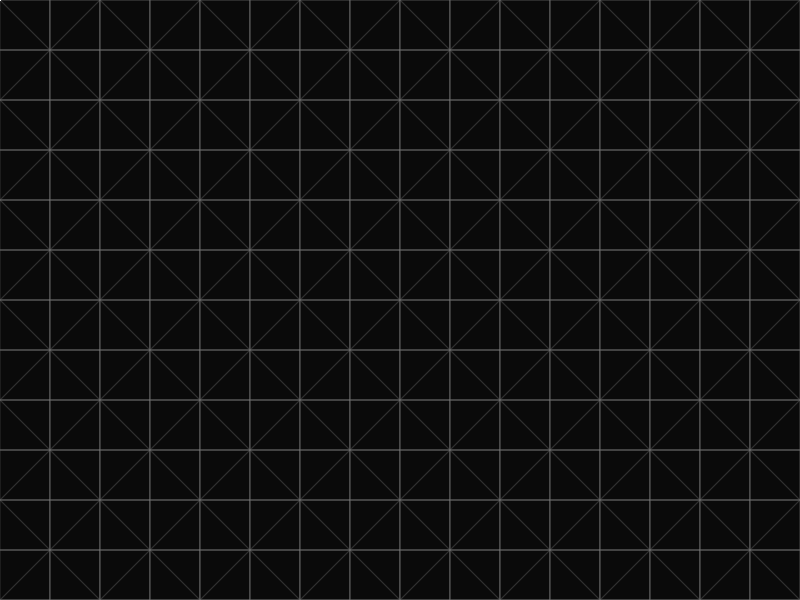
Frame 1 (no input)
Frame 60 (no input): identical to frame 1, image omitted
Frame 120 (the mouse pressed at the canvas centre since frame 60): identical to frame 1, image omitted

The p5.js sketch that drew this single still picture (run headless with seeded random() and noise() and a simulated clock; from frame 60 on, the mouse is pressed at the canvas centre):

// p5.js sketch
// ── sketch.js
/**
 * TODO
 * 
 * By Professor Jon E. Froehlich
 * https://jonfroehlich.github.io/
 * http://makeabilitylab.cs.washington.edu
 **/

const TriangleDir = {
  TopLeft: 'TopLeft',
  TopRight: 'TopRight',
  BottomLeft: 'BottomLeft',
  BottomRight: 'BottomRight'
};

const TRIANGLE_SIZE = 50;
const MAKELAB_GRID_ROWS = 4;
const MAKELAB_GRID_COLS = 6;

const DEBUG = true;

let makeLabLogo = null;
let makeLabGrid = null;

function setup() {
  createCanvas(800, 600);
  
  angleMode(DEGREES); 

  makeLabLogo = new MakeabilityLabLogo(5*TRIANGLE_SIZE, 4*TRIANGLE_SIZE);
  makeLabGrid = createMakeabilityLabGrid();
}

function createMakeabilityLabGrid(){
  const numGridRows = floor(width / TRIANGLE_SIZE);
  const numGridColumns = floor(width / TRIANGLE_SIZE);

  let grid = new Array(numGridRows);

  for(let row = 0; row < grid.length; row++){
    grid[row] = new Array(numGridColumns);
    for(let col = 0; col < grid[row].length; col++){
      let triDir = TriangleDir.TopLeft;
      if((row % 2 == 0 && col % 2 == 0) || (row % 2 != 0 && col % 2 != 0)){
        triDir = TriangleDir.TopRight;
      }
      let cell = Cell.createCell(col * TRIANGLE_SIZE, row * TRIANGLE_SIZE, TRIANGLE_SIZE, triDir);

      cell.tri1.strokeColor = color(100, 100, 100, 100);
      cell.tri2.strokeColor = color(100, 100, 100, 100);
      grid[row][col] = cell;
    }
  }
  return grid;
}





function draw() {
  background(10);
  // makeLabGrid[0][0].draw();
  // makeLabGrid[0][1].draw();
  for(let row = 0; row < makeLabGrid.length; row++){
    for(let col = 0; col < makeLabGrid[row].length; col++){
      makeLabGrid[row][col].draw();
    }
  }

  makeLabLogo.draw();
  
}
// ── cell.js
class Cell {
  constructor(triangle1, triangle2) {
    this.tri1 = triangle1;
    this.tri2 = triangle2;
  }

  get x() {
    return this.tri1.x;
  }

  get y() {
    return this.tri1.y;
  }

  get size() {
    return this.tri1.size;
  }

  draw() {
    if (this.tri1.visible) {
      this.tri1.draw();
    }

    if (this.tri2.visible) {
      this.tri2.draw();
    }
  }

  static createEmptyCell(x, y, size) {
    let tri1 = new Triangle(x, y, size, TriangleDir.TopLeft);
    let tri2 = new Triangle(x, y, size, Triangle.getOppositeDirection(TriangleDir.TopLeft));
    tri1.visible = false;
    tri2.visible = false;
    return new Cell(tri1, tri2);
  }

  static createCellWithTopTriangleOnly(x, y, size, topTriangleDir) {
    let tri1 = new Triangle(x, y, size, topTriangleDir);
    let tri2 = new Triangle(x, y, size, Triangle.getOppositeDirection(topTriangleDir));
    tri2.visible = false;
    return new Cell(tri1, tri2);
  }

  static createCellWithBottomTriangleOnly(x, y, size, botTriangleDir) {
    let tri1 = new Triangle(x, y, size, Triangle.getOppositeDirection(botTriangleDir));
    let tri2 = new Triangle(x, y, size, botTriangleDir);
    tri1.visible = false;
    return new Cell(tri1, tri2);
  }

  static createCell(x, y, size, triangle1Dir, triangle2Dir) {
    let tri1 = new Triangle(x, y, size, triangle1Dir);

    if (!triangle2Dir) {
      triangle2Dir = Triangle.getOppositeDirection(triangle1Dir);
    }
    let tri2 = new Triangle(x, y, size, triangle2Dir);
    return new Cell(tri1, tri2);
  }
}
// ── grid.js
class Grid{
  constructor(triangleSize, strokeColor = color(100, 100, 100, 50), fillColor = null){
    this.gridArray = Grid.createGrid(triangleSize, strokeColor, fillColor);
    this.visible = true;
  }

  draw(){
    for(let row = 0; row < this.gridArray.length; row++){
      for(let col = 0; col < this.gridArray[row].length; col++){
        this.gridArray[row][col].draw();
      }
    }
  }

  setStrokeColor(strokeColor){
    for(let row = 0; row < this.gridArray.length; row++){
      for(let col = 0; col < this.gridArray[row].length; col++){
        this.gridArray[row][col].tri1.strokeColor = strokeColor;
        this.gridArray[row][col].tri2.strokeColor = strokeColor;
      }
    }
  }
  
  setFillColor(fillColor){
    for(let row = 0; row < this.gridArray.length; row++){
      for(let col = 0; col < this.gridArray[row].length; col++){
        this.gridArray[row][col].tri1.fillColor = fillColor;
        this.gridArray[row][col].tri2.fillColor = fillColor;
      }
    }
  }


  static createGrid(triangleSize, strokeColor, fillColor){

    const numGridRows = floor(width / triangleSize);
    const numGridColumns = floor(width / triangleSize);
  
    let grid = new Array(numGridRows);
  
    for(let row = 0; row < grid.length; row++){
      grid[row] = new Array(numGridColumns);
      for(let col = 0; col < grid[row].length; col++){
        let triDir = TriangleDir.TopLeft;
        if((row % 2 == 0 && col % 2 == 0) || (row % 2 != 0 && col % 2 != 0)){
          triDir = TriangleDir.TopRight;
        }
        let cell = Cell.createCell(col * triangleSize, row * triangleSize, triangleSize, triDir);
  
        cell.tri1.strokeColor = strokeColor;
        cell.tri2.strokeColor = strokeColor;

        if(fillColor){
          cell.tri1.fillColor = fillColor;
          cell.tri2.fillColor = fillColor;
        }

        grid[row][col] = cell;
      }
    }
    return grid;
  }
}
// ── makelab-logo.js
class MakeabilityLabLogo {

  constructor(x, y, triangleSize) {
    this.makeLabLogo = MakeabilityLabLogo.createMakeabilityLabLogo(x, y, triangleSize);

  }

  draw() {
    for (let row = 0; row < this.makeLabLogo.length; row++) {
      if (this.makeLabLogo[row]) {
        for (let col = 0; col < this.makeLabLogo[row].length; col++) {
          if (this.makeLabLogo[row][col]) {
            this.makeLabLogo[row][col].draw();
          }
        }
      }
    }
  }

  static createMakeabilityLabLogo(x, y, triangleSize) {
    let mlLogo = new Array(MAKELAB_GRID_ROWS);

    // Initialize the make lab logo grid
    for (let row = 0; row < mlLogo.length; row++) {
      mlLogo[row] = new Array(MAKELAB_GRID_COLS);
    }

    mlLogo[0] = MakeabilityLabLogo.createMakeabilityLabTopRow(x, y, triangleSize);

    y += triangleSize;
    mlLogo[1] = MakeabilityLabLogo.createMakeabilityLab2ndRow(x, y, triangleSize);

    y += triangleSize;
    mlLogo[2] = MakeabilityLabLogo.createMakeabilityLab3rdRow(x, y, triangleSize);

    y += triangleSize;
    mlLogo[3] = MakeabilityLabLogo.createMakeabilityLabBottomRow(x, y, triangleSize);

    return mlLogo;
  }

  static createMakeabilityLabTopRow(x, y, triangleSize) {
    let topRow = new Array(MAKELAB_GRID_COLS);
    let col = 0;
    topRow[col++] = Cell.createCellWithBottomTriangleOnly(x, y, triangleSize, TriangleDir.BottomRight);

    x += triangleSize;
    topRow[col++] = Cell.createCellWithBottomTriangleOnly(x, y, triangleSize, TriangleDir.BottomLeft);

    x += triangleSize;
    topRow[col++] = Cell.createEmptyCell(x, y, triangleSize);

    x += triangleSize;
    topRow[col++] = Cell.createEmptyCell(x, y, triangleSize);

    x += triangleSize;
    topRow[col++] = Cell.createCellWithBottomTriangleOnly(x, y, triangleSize, TriangleDir.BottomRight);

    x += triangleSize;
    topRow[col++] = Cell.createCellWithBottomTriangleOnly(x, y, triangleSize, TriangleDir.BottomLeft);

    return topRow;
  }

  static createMakeabilityLab2ndRow(x, y, triangleSize) {
    let row2 = new Array(MAKELAB_GRID_COLS);
    let col = 0;
    row2[col++] = Cell.createCell(x, y, triangleSize, TriangleDir.BottomLeft, TriangleDir.TopRight);

    x += triangleSize;
    row2[col++] = Cell.createCell(x, y, triangleSize, TriangleDir.TopLeft, TriangleDir.BottomRight);

    x += triangleSize;
    row2[col++] = Cell.createCellWithBottomTriangleOnly(x, y, triangleSize, TriangleDir.BottomLeft);

    x += triangleSize;
    row2[col++] = Cell.createCellWithBottomTriangleOnly(x, y, triangleSize, TriangleDir.BottomRight);

    x += triangleSize;
    row2[col++] = Cell.createCell(x, y, triangleSize, TriangleDir.BottomLeft, TriangleDir.TopRight);

    x += triangleSize;
    row2[col++] = Cell.createCell(x, y, triangleSize, TriangleDir.TopLeft, TriangleDir.BottomRight);

    return row2;
  }

  static createMakeabilityLab3rdRow(x, y, triangleSize) {
    let row3 = new Array(MAKELAB_GRID_COLS);
    for (let col = 0; col < row3.length; col++) {
      let triDir = TriangleDir.TopLeft;
      if (col % 2 != 0) {
        triDir = TriangleDir.TopRight;
      }
      row3[col] = Cell.createCell(x, y, triangleSize, triDir);
      x += triangleSize;
    }
    return row3;
  }

  static createMakeabilityLabBottomRow(x, y, triangleSize) {
    let botRow = new Array(MAKELAB_GRID_COLS);
    for (let col = 0; col < botRow.length; col++) {
      let triDir = TriangleDir.TopRight;
      if (col % 2 != 0) {
        triDir = TriangleDir.TopLeft;
      }
      botRow[col] = Cell.createCellWithTopTriangleOnly(x, y, triangleSize, triDir);
      x += triangleSize;
    }
    return botRow;
  }
}
// ── triangle.js
class Triangle {
  constructor(x, y, size, direction, fillColor = null,
    strokeColor = color(255), strokeWeight = 1, visible = true) {
    this.x = x;
    this.y = y;
    this.size = size;
    this.direction = direction;

    this.strokeColor = strokeColor;
    this.fillColor = fillColor;
    this.strokeWeight = strokeWeight;
    this.visible = visible;
  }

  draw() {
    push();
    if (this.fillColor) {
      fill(this.fillColor);
    } else {
      noFill();
    }

    if (this.strokeColor) {
      stroke(this.strokeColor);
    } else {
      noStroke();
    }

    translate(this.x, this.y);

    push();
    switch (this.direction) {
      case TriangleDir.BottomLeft:
        triangle(0, 0, 0, this.size, this.size, this.size);
        break;
      case TriangleDir.BottomRight:
        triangle(0, this.size, this.size, this.size, this.size, 0);
        break;
      case TriangleDir.TopRight:
        triangle(0, 0, this.size, 0, this.size, this.size);
        break;
      case TriangleDir.TopLeft:
      default:
        triangle(0, this.size, 0, 0, this.size, 0);
        break;
    }
    pop();


    if (DEBUG) {
      stroke(128, 128, 128, 50);
      rect(0, 0, this.size, this.size);
    }
    pop();
  }

  static getOppositeDirection(triangleDir) {
    switch (triangleDir) {
      case TriangleDir.BottomLeft:
        return TriangleDir.TopRight;
      case TriangleDir.BottomRight:
        return TriangleDir.TopLeft;
      case TriangleDir.TopRight:
        return TriangleDir.BottomLeft;
      case TriangleDir.TopLeft:
      default:
        return TriangleDir.BottomRight;
    }
  }
}
